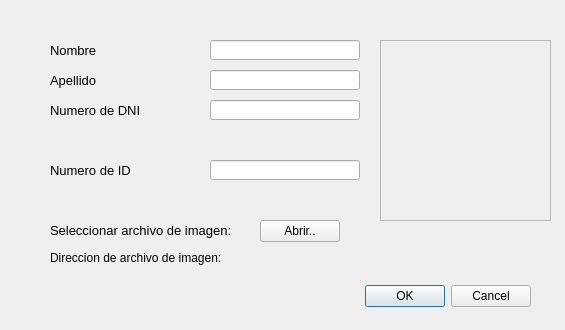
<?xml version="1.0" encoding="UTF-8"?>
<ui version="4.0">
 <class>nuevo_usuario</class>
 <widget class="QDialog" name="nuevo_usuario">
  <property name="geometry">
   <rect>
    <x>0</x>
    <y>0</y>
    <width>565</width>
    <height>330</height>
   </rect>
  </property>
  <property name="windowTitle">
   <string>Nuevo usuario</string>
  </property>
  <widget class="QDialogButtonBox" name="buttonBox">
   <property name="geometry">
    <rect>
     <x>190</x>
     <y>280</y>
     <width>341</width>
     <height>32</height>
    </rect>
   </property>
   <property name="orientation">
    <enum>Qt::Horizontal</enum>
   </property>
   <property name="standardButtons">
    <set>QDialogButtonBox::Cancel|QDialogButtonBox::Ok</set>
   </property>
  </widget>
  <widget class="QLabel" name="label_nombre">
   <property name="geometry">
    <rect>
     <x>50</x>
     <y>40</y>
     <width>70</width>
     <height>20</height>
    </rect>
   </property>
   <property name="font">
    <font>
     <pointsize>10</pointsize>
    </font>
   </property>
   <property name="text">
    <string>Nombre</string>
   </property>
  </widget>
  <widget class="QLineEdit" name="lineEdit_nombre">
   <property name="geometry">
    <rect>
     <x>210</x>
     <y>40</y>
     <width>150</width>
     <height>20</height>
    </rect>
   </property>
   <property name="text">
    <string/>
   </property>
   <property name="maxLength">
    <number>40</number>
   </property>
  </widget>
  <widget class="QLabel" name="label_apellido">
   <property name="geometry">
    <rect>
     <x>50</x>
     <y>70</y>
     <width>70</width>
     <height>20</height>
    </rect>
   </property>
   <property name="font">
    <font>
     <pointsize>10</pointsize>
    </font>
   </property>
   <property name="text">
    <string>Apellido</string>
   </property>
  </widget>
  <widget class="QLabel" name="label_dni">
   <property name="geometry">
    <rect>
     <x>50</x>
     <y>100</y>
     <width>120</width>
     <height>20</height>
    </rect>
   </property>
   <property name="font">
    <font>
     <pointsize>10</pointsize>
    </font>
   </property>
   <property name="text">
    <string>Numero de DNI</string>
   </property>
  </widget>
  <widget class="QLabel" name="label_id">
   <property name="geometry">
    <rect>
     <x>50</x>
     <y>160</y>
     <width>90</width>
     <height>20</height>
    </rect>
   </property>
   <property name="font">
    <font>
     <pointsize>10</pointsize>
    </font>
   </property>
   <property name="text">
    <string>Numero de ID</string>
   </property>
  </widget>
  <widget class="QLabel" name="label_imageselec">
   <property name="geometry">
    <rect>
     <x>50</x>
     <y>220</y>
     <width>210</width>
     <height>20</height>
    </rect>
   </property>
   <property name="font">
    <font>
     <pointsize>10</pointsize>
    </font>
   </property>
   <property name="text">
    <string>Seleccionar archivo de imagen:</string>
   </property>
  </widget>
  <widget class="QLineEdit" name="lineEdit_apellido">
   <property name="geometry">
    <rect>
     <x>210</x>
     <y>70</y>
     <width>150</width>
     <height>20</height>
    </rect>
   </property>
   <property name="text">
    <string/>
   </property>
   <property name="maxLength">
    <number>40</number>
   </property>
  </widget>
  <widget class="QLineEdit" name="lineEdit_dni">
   <property name="geometry">
    <rect>
     <x>210</x>
     <y>100</y>
     <width>150</width>
     <height>20</height>
    </rect>
   </property>
   <property name="inputMethodHints">
    <set>Qt::ImhNone</set>
   </property>
   <property name="inputMask">
    <string/>
   </property>
   <property name="text">
    <string/>
   </property>
   <property name="maxLength">
    <number>8</number>
   </property>
  </widget>
  <widget class="QLineEdit" name="lineEdit_id">
   <property name="geometry">
    <rect>
     <x>210</x>
     <y>160</y>
     <width>150</width>
     <height>20</height>
    </rect>
   </property>
   <property name="text">
    <string/>
   </property>
   <property name="maxLength">
    <number>15</number>
   </property>
   <property name="readOnly">
    <bool>false</bool>
   </property>
  </widget>
  <widget class="QLabel" name="label_direc">
   <property name="geometry">
    <rect>
     <x>50</x>
     <y>250</y>
     <width>301</width>
     <height>16</height>
    </rect>
   </property>
   <property name="text">
    <string>Direccion de archivo de imagen:</string>
   </property>
  </widget>
  <widget class="QPushButton" name="abrirButton">
   <property name="geometry">
    <rect>
     <x>260</x>
     <y>220</y>
     <width>80</width>
     <height>22</height>
    </rect>
   </property>
   <property name="text">
    <string>Abrir..</string>
   </property>
  </widget>
  <widget class="QLabel" name="label_pix">
   <property name="geometry">
    <rect>
     <x>380</x>
     <y>40</y>
     <width>171</width>
     <height>181</height>
    </rect>
   </property>
   <property name="frameShape">
    <enum>QFrame::StyledPanel</enum>
   </property>
   <property name="frameShadow">
    <enum>QFrame::Sunken</enum>
   </property>
   <property name="text">
    <string/>
   </property>
   <property name="scaledContents">
    <bool>true</bool>
   </property>
  </widget>
  <widget class="QLabel" name="label_dir">
   <property name="geometry">
    <rect>
     <x>50</x>
     <y>280</y>
     <width>281</width>
     <height>16</height>
    </rect>
   </property>
   <property name="text">
    <string/>
   </property>
   <property name="scaledContents">
    <bool>true</bool>
   </property>
  </widget>
 </widget>
 <resources/>
 <connections>
  <connection>
   <sender>buttonBox</sender>
   <signal>accepted()</signal>
   <receiver>nuevo_usuario</receiver>
   <slot>accept()</slot>
   <hints>
    <hint type="sourcelabel">
     <x>248</x>
     <y>254</y>
    </hint>
    <hint type="destinationlabel">
     <x>157</x>
     <y>274</y>
    </hint>
   </hints>
  </connection>
  <connection>
   <sender>buttonBox</sender>
   <signal>rejected()</signal>
   <receiver>nuevo_usuario</receiver>
   <slot>reject()</slot>
   <hints>
    <hint type="sourcelabel">
     <x>316</x>
     <y>260</y>
    </hint>
    <hint type="destinationlabel">
     <x>286</x>
     <y>274</y>
    </hint>
   </hints>
  </connection>
 </connections>
</ui>
